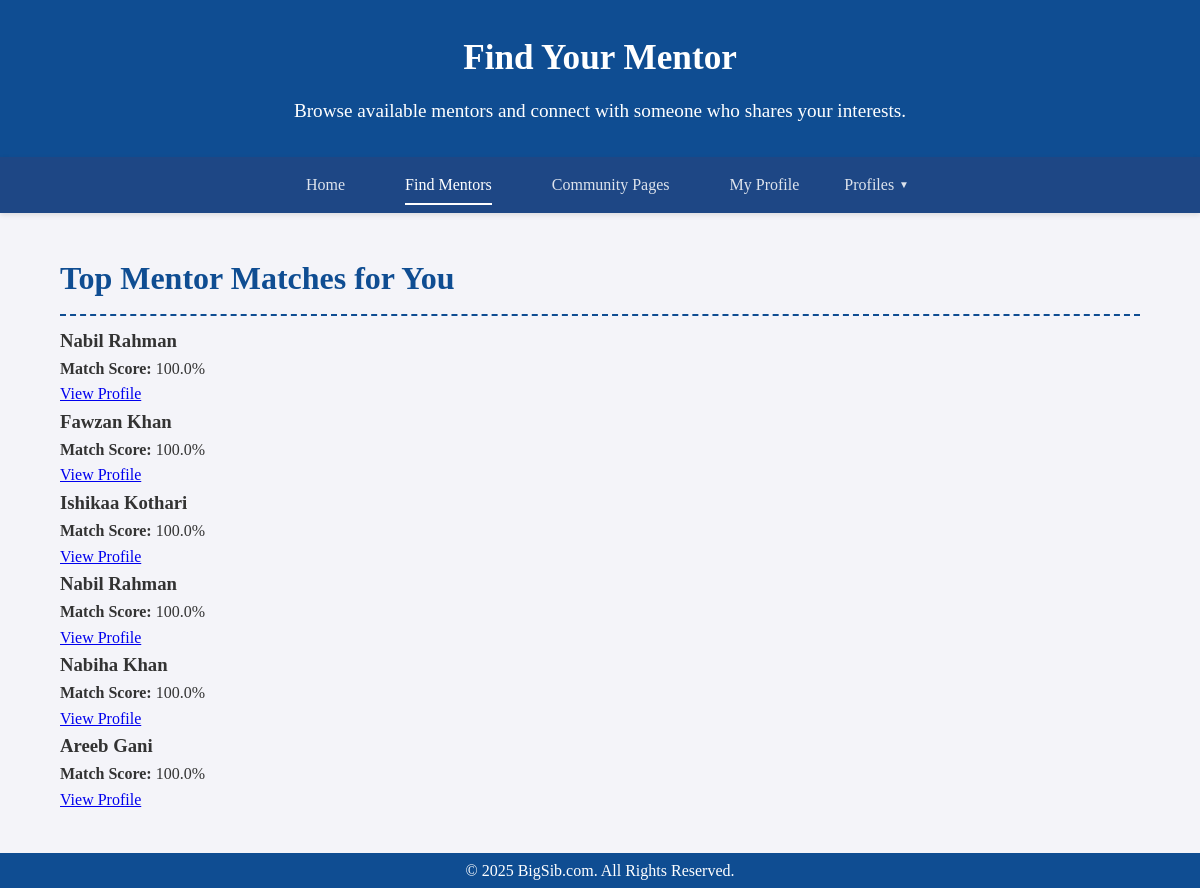
The page /mentors (signed in) on the database its author committed.
### tables this page shows
CREATE TABLE Users (
    user_id INTEGER PRIMARY KEY AUTOINCREMENT,
    cas_username TEXT,
    hashed_password TEXT NOT NULL,
    name TEXT NOT NULL,
    pronoun TEXT,
    residential_college TEXT,
    college_year TEXT,
    headshot_path TEXT,
    extracurriculars TEXT,
    work_experience TEXT,
    bio TEXT,
    created_at TIMESTAMP DEFAULT CURRENT_TIMESTAMP,
    updated_at TIMESTAMP DEFAULT CURRENT_TIMESTAMP
);

### homeserver.py (the view)
@app.route('/mentors')
@login_required
def mentors():
    user_id = session.get('user_id')
    conn = sqlite3.connect('lux.sqlite')
    conn.row_factory = sqlite3.Row
    cur = conn.cursor()
    cur.execute("SELECT user_id, name FROM Users")
    rows = cur.fetchall()
    conn.close()
    mentors = [{
        'user_id': r['user_id'],
        'name': r['name'],
        'score': 1.0,
        'shared_attributes': []
    } for r in rows]
    return render_template('mentors.html', mentors=mentors, user_id=user_id)

### homeserver.py (called while the page is built)
@app.context_processor
def inject_profile_id():
    return {'user_id': session.get('user_id')}

def login_required(f):
    @wraps(f)
    def wrapped(*args, **kwargs):
        if 'user_id' not in session:
            return redirect(url_for('loginsignup'))
        return f(*args, **kwargs)
    return wrapped

### templates/mentors.html (shortened to what this page needs)
<!DOCTYPE html>
<html lang="en">
<head>
  <link rel="stylesheet" href="{{ url_for('static', filename='styles.css') }}">
</head>
<body>
  <header>
    <h1>Find Your Mentor</h1>
    <p>Browse available mentors and connect with someone who shares your interests.</p>
  </header>
  <nav class="navbar">
    <div class="navbar-container">
      <div class="navbar-links">
        <a href="{{ url_for('home') }}" {% if request.path == url_for('home') %}class="active"{% endif %}>Home</a>
        <a href="{{ url_for('mentors') }}" {% if request.path == url_for('mentors') %}class="active"{% endif %}>Find Mentors</a>
        <a href="{{ url_for('community_bp.list_communities') }}">Community Pages</a>
        {% if session.get('user_id') %}
          <a href="{{ url_for('profile_view', user_id=session.get('user_id')) }}" {% if request.path.startswith('/profile') %}class="active"{% endif %}>My Profile</a>
          <div class="dropdown">
            <span class="dropdown-toggle">Profiles</span>
          </div>
        {% else %}
          <a href="{{ url_for('login') }}">Login</a>
        {% endif %}
      </div>
    </div>
  </nav>
  <div class="container">
    <section class="section">
      <h2>Top Mentor Matches for You</h2>
      {% for mentor in mentors %}
        <div class="mentor-card">
          <h3>{{ mentor.name }}</h3>
          <p><strong>Match Score:</strong> {{ (mentor.score * 100)|round(1) }}%</p>
          <a href="{{ url_for('profile_view', user_id=mentor.user_id) }}">View Profile</a>
        </div>
      {% endfor %}
    </section>
  </div>
  <footer>
    <p>&copy; 2025 BigSib.com. All Rights Reserved.</p>
  </footer>
</body>
</html>

### static/styles.css (style rules this page uses)
* { margin: 0; padding: 0; box-sizing: border-box; }
body { font-family: 'Merriweather', Georgia, serif; background-color: #fff; color: #333; line-height:1.6; }
header { background-color: #0F4d92; color: #fff; padding: 20px; text-align: center; }
header h1 { font-size: 2.0em; margin-bottom: 10px; }
header p { font-size: 1.2em; }
nav { background-color: #0F4D92; display: flex; justify-content: center; padding: 10px 0; }
nav a { color: #fff; text-decoration: none; margin: 0 15px; font-size: 1.1em; transition: color 0.3s ease; }
.container { width: 90%; max-width: 1200px; margin: 40px auto; }
.section { margin-bottom: 40px; }
.section h2 { font-size: 2em; border-bottom: 2px dashed #0F4D92; padding-bottom: 10px; margin-bottom: 10px; color: #0F4D92; }
footer { background-color: #0F4D92; color: #fff; text-align: center; padding: 5px; margin-top: 40px; }
body { font-family: 'Merriweather', Georgia, serif; background-color: #f4f4f9; color: #333; line-height: 1.6; }
header { background-color: #0F4d92; color: #fff; padding: 30px; text-align: center; box-shadow: 0 2px 8px rgba(0, 0, 0, 0.1); }
header h1 { font-size: 2.2em; font-weight: 600; }
.navbar { background-color: #1e4785; padding: 10px 0; box-shadow: 0 2px 5px rgba(0, 0, 0, 0.1); }
.navbar-container { display: flex; justify-content: space-between; align-items: center; max-width: 1200px; margin: 0 auto; padding: 0 20px; }
.navbar-links { display: flex; align-items: center; gap: 30px; }
.navbar-links a { color: rgba(255, 255, 255, 0.85); text-decoration: none; font-size: 16px; font-weight: 500; transition: all 0.2s; padding: 5px 0; position: relative; }
.navbar-links .active { color: white; }
.navbar-links .active::after { content: ''; position: absolute; width: 100%; height: 2px; background: white; bottom: -2px; left: 0; }
.dropdown { position: relative; display: inline-block; }
.dropdown-toggle { color: rgba(255, 255, 255, 0.85); text-decoration: none; font-size: 16px; font-weight: 500; cursor: pointer; display: flex; align-items: center; transition: all 0.2s; }
.dropdown-toggle::after { content: "▼"; display: inline-block; margin-left: 5px; font-size: 10px; transition: transform 0.2s; }

### rows shown on the page
Users: name "Nabil Rahman", score "100.0"
Users: name "Fawzan Khan", score "100.0"
Users: name "Ishikaa Kothari", score "100.0"
Users: name "Nabil Rahman", score "100.0"
Users: name "Nabiha Khan", score "100.0"
Users: name "Areeb Gani", score "100.0"
